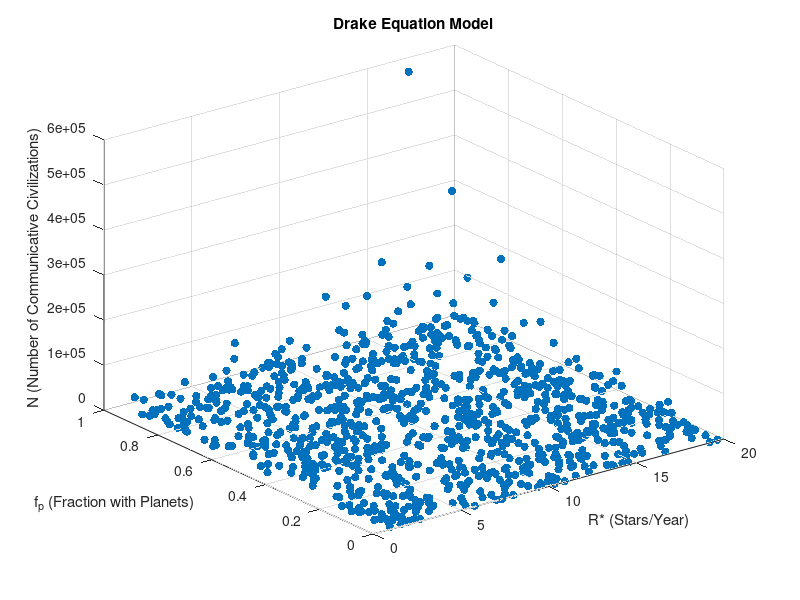

Recreate this plot in MATLAB.
% Constants
numSimulations = 1000;  % Number of simulations

% Sensible ranges for Drake Equation parameters
R_star_range = linspace(1, 20, numSimulations);  % Average rate of star formation (stars/year)
f_p_range = rand(1, numSimulations);  % Fraction of stars with planets
n_e_range = randi([1, 5], 1, numSimulations);  % Average number of planets that could support life per star with planets
f_l_range = rand(1, numSimulations);  % Fraction of planets where life actually develops
f_i_range = rand(1, numSimulations);  % Fraction of planets with intelligent life
f_c_range = rand(1, numSimulations);  % Fraction of planets with intelligent life that develop technology for communication
L_range = randi([1000, 10000], 1, numSimulations);  % Average length of time civilizations can communicate (years)

% Drake Equation
N_range = R_star_range .* f_p_range .* n_e_range .* f_l_range .* f_i_range .* f_c_range .* L_range;

% Plot outputs
figure;
scatter3(R_star_range, f_p_range, N_range, 'filled');
xlabel('R* (Stars/Year)');
ylabel('f_p (Fraction with Planets)');
zlabel('N (Number of Communicative Civilizations)');
title('Drake Equation Model');
grid on;

% Calculate probability of success
successCount = sum(N_range > 0);
totalSimulations = numel(N_range);
probabilityOfSuccess = successCount / totalSimulations;

fprintf('Probability of success: %.2f%%\n', probabilityOfSuccess * 100);
